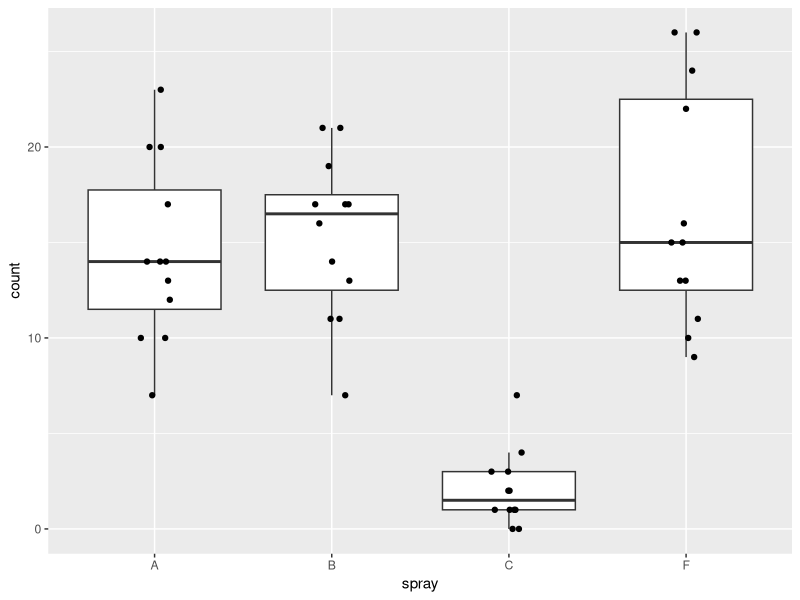
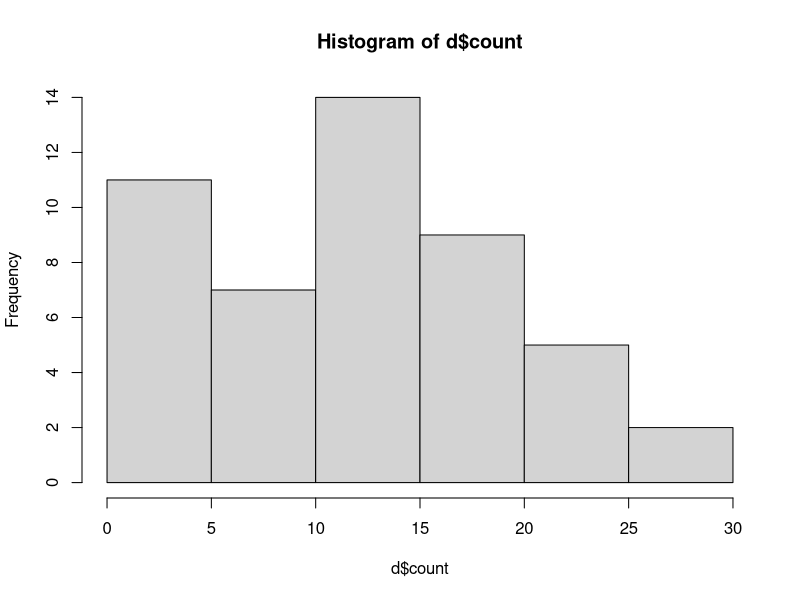

The R source for these figures, in order: (Note: this script raises an error after producing the figures.)
## LOAD AND PROCESSES DATA
library(tidyverse)   ### load tidyverse
library(car)         ### load car package, which is helpful for analyzing linear models
library(emmeans)     ### load emmeans package, which is helpful for getting means from linear models
library(viridis)     ### load viridis package for adding colors to plots
library(glmmTMB)

# EXAMPLE FOR CONDUCTING A ONE-WAY ANOVA IN R #################################

## load data ####
data("InsectSprays") ### load InsectSprays dataset, available from base R  

# filter to just 4 treatments
d <- InsectSprays %>% filter(spray=='A'|spray=='B'|spray=='C'|spray=='F') %>% droplevels()

## plot out data ####
ggplot(d, aes(x=spray,y=count)) + geom_boxplot(outlier.shape = NA) + geom_jitter(height=0,width=.1) 
                                                    ## need to suppress outliers if you jitter plot points

hist(d$count) ## histogram of count data. Can we use to check assumption of normality?

## construct linear model to examine the effect of the different sprays on insect counts ####
## for a categorical variable (spray with four levels), we are interested in comparing group means
lm2 <- glmmTMB(count~spray , data=d)  ## lm is a general function that conducts a linear model
                                      # all the "calculations" are saved in an object we called 'lm2'


## Anova table ####
Anova(lm2, type=2)  ## car::Anova will print out an ANOVA table testing 
                     # the null hypothesis that all group means are equal
                     # type = 2 provides Type II sums of squares, which is usually the best way to go. Type III is also an option, but more complicated.
                     # other functions (anova, aov, etc.) will provide similar ANOVA tables, but the Anova() is more flexible

## coefficients and model components ####
summary(lm2)   ## summary() will provide the model coefficients (ie. the "guts" of the model)
                # the coefficients allow you rebuild the means from the linear model equation y~u+Bi
                # rebuilding the model from the coefficients is not super helpful and the p-values aren't very meaningful

tidy(lm2, conf.int=TRUE) # tidy() to examine coefficients
glance(lm2) # glance at model fit stats

## examine group means ####
emmeans(lm2, ~spray) ## emmeans::emmmeans will rebuild the model for you
                      # this code will print off the means, SE, and confidence intervals for each treatment group

## pairwise comparisons of group means ####
emmeans(lm2, pairwise~spray)  ## adding 'pairwise' will conduct pairwise contrasts -- ie. compare each group mean to the others
                               # automatically adjusts p-values using the 'tukey' adjust. Can change this if you want using adjust=XX

## check assumptions of model by examining residuals ####
hist(resid(lm2)) ## residuals should be normally distributed
plot(resid(lm2)~fitted(lm2))  ## residuals should be evenly dispersed around 0 across the range of x's
abline(h=0)                             # funnel shapes or curvature is bad

qqPlot(resid(lm2))  ## calls from car package, residuals should line up pretty closely to the blue line
                        # points that drift from line might be outliers
boxplot(resid(lm2) ~ d$spray)  ## variances should be homogeneous for each group

          ## problems with residuals indicate assumptions of the linear model are violated and may cause problems with coefficients and p-values
          ## transforming the data or using a different type of model may help (we will return to this example later in the course to improve it)
          ## assumptions can be slightly violated without causing problems, for example this model is seems passable but could be better.

## Plot data with means ####
## Plot data and add means plus SE from your emmeans. Can change colors, if you'd like.
em1 <- emmeans(lm1, ~spray) %>% as.data.frame()

ggplot() + 
  geom_boxplot(data=d, aes(x=spray,y=count), outlier.shape = NA) + 
  geom_jitter(data=d, aes(x=spray,y=count), height=0,width=.1, size=2) + 
  geom_pointrange(data=em1, aes(x=spray, y=emmean, ymin=emmean-SE, ymax=emmean+SE),
                color="red", size=1.5, linewidth=2) + ##geom_errorbar() call also be used to draw error bars
  theme_bw(base_size = 14)
